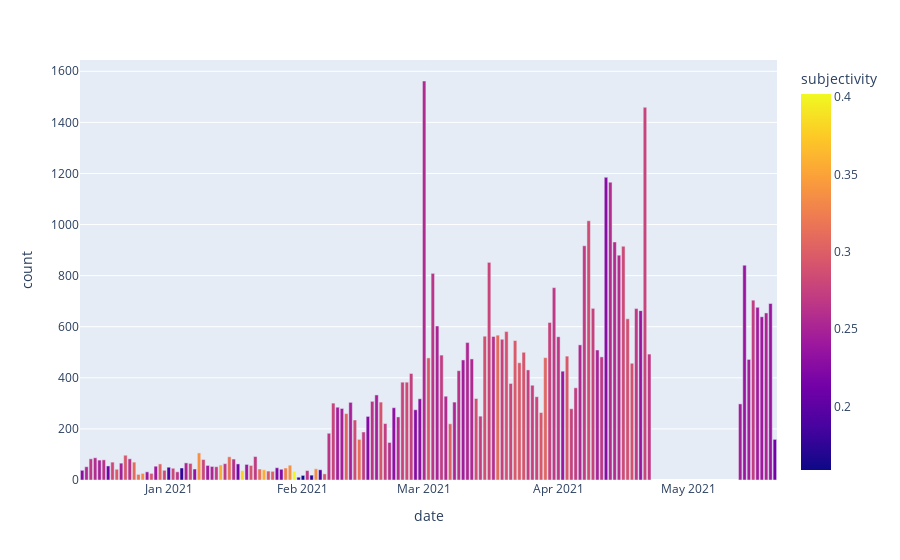

The notebook cell saved with this chart:
### Markdown cell above
#### Plot tweets over time, color-coded by average subjectivity score

### Code cell
fig = px.bar(timeline, x='date', y='count', color='subjectivity')
fig.show()

### Figure 1 — Plotly figure (JSON) as saved in the notebook; plotly's stock layout.template omitted (floating-point values rounded to 4 significant figures; data arrays with more than 128 entries replaced by an {"elided": "..."} marker saying what was removed)
{"data": [{"alignmentgroup": "True", "hovertemplate": "date=%{x}<br>count=%{y}<br>subjectivity=%{marker.color}<extra></extra>", "legendgroup": "", "marker": {"color": {"elided": "141 float values"}, "coloraxis": "coloraxis"}, "name": "", "offsetgroup": "", "orientation": "v", "showlegend": false, "textposition": "auto", "type": "bar", "x": {"elided": "141 str values"}, "xaxis": "x", "y": {"elided": "141 int values"}, "yaxis": "y"}], "layout": {"barmode": "relative", "coloraxis": {"colorbar": {"title": {"text": "subjectivity"}}, "colorscale": [[0, "#0d0887"], [0.1111, "#46039f"], [0.2222, "#7201a8"], [0.3333, "#9c179e"], [0.4444, "#bd3786"], [0.5556, "#d8576b"], [0.6667, "#ed7953"], [0.7778, "#fb9f3a"], [0.8889, "#fdca26"], [1, "#f0f921"]]}, "legend": {"tracegroupgap": 0}, "margin": {"t": 60}, "xaxis": {"anchor": "y", "domain": [0, 1], "title": {"text": "date"}}, "yaxis": {"anchor": "x", "domain": [0, 1], "title": {"text": "count"}}}}
